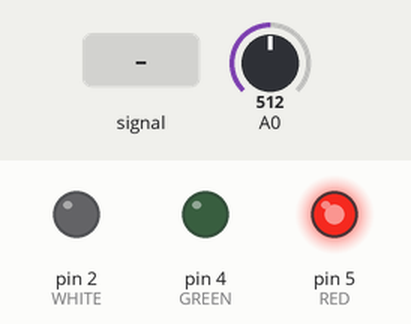
This sketch was run on a simulated Arduino Uno, built with avr-gcc and run on an emulated ATmega328P. On the bench: output pins drawn as LEDs (lit = HIGH). The inputs (shaded band) are chosen by the test bench; at power-on: A0 = 512.

Above: at 1.2 s.
1.3 s: A0 fed a 200 Hz sine of ±460 counts around its level
At 2.3 s:
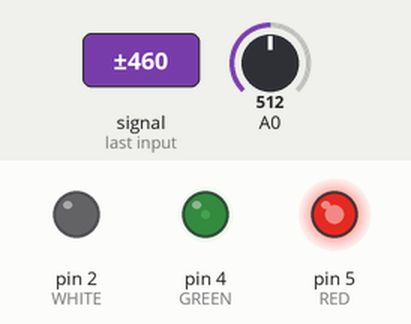
2.8 s: A0 set to 0
At 3.9 s:
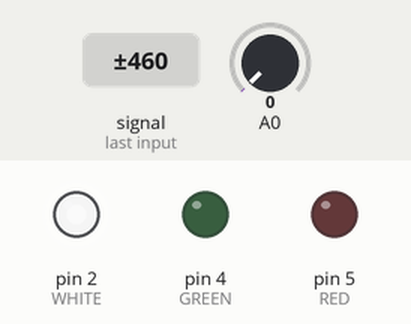
4.3 s: A0 set to 26
5.8 s: A0 set to 33
At 6.2 s:
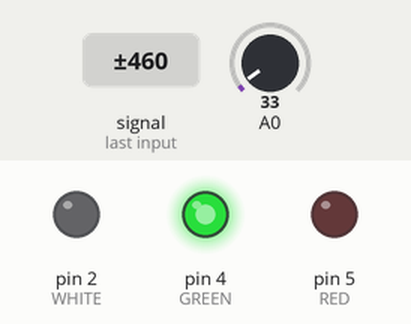
7.3 s: A0 set to 95
8.8 s: A0 set to 105
At 9.7 s:
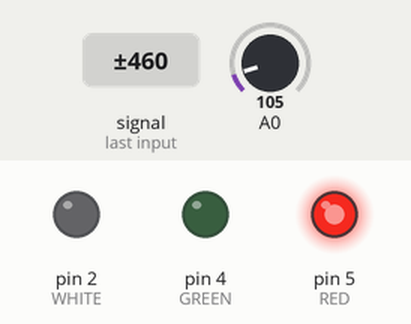
Timing chart, 0 to 11.3 s (numbered marks = the images above; inputs shaded):
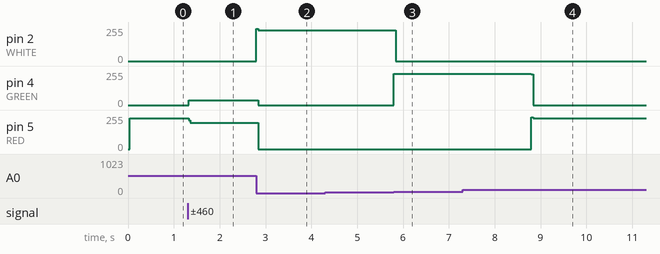

The sketch:

Sound_Sensor.ino
```cpp
int RED = 5;
int WHITE = 2;
int GREEN = 4;

struct Settings
{
  //int UpT, LowT; //upper threshold and lowerthreshold

  int thresholds[2][2] = {{30, 100}, {45, 150}};
  //[0][] standard settings, [1][] higher settings
  //[][0] lower threshold, [][1] upper threshold
  int  UpT = thresholds[0][1];
  int LowT = thresholds[0][0];
};

Settings Bds; //bounds

void setup() {
  // put your setup code here, to run once:
  //Serial.begin(9600);
  pinMode(RED, OUTPUT);
  pinMode(WHITE, OUTPUT);
  pinMode(GREEN, OUTPUT);
}

void loop() {
  // put your main code here, to run repeatedly:
  int loudness = analogRead(A0);
  //Serial.println(loudness);


  digitalWrite(GREEN, LOW);
  digitalWrite(RED, LOW);
  digitalWrite(WHITE, LOW);

  if(loudness < Bds.LowT) // Too quiet
  {
    digitalWrite(GREEN, LOW);
    digitalWrite(RED, LOW);
    digitalWrite(WHITE, HIGH);
  }
  else if(loudness > Bds.UpT) // Too loud
  {
    digitalWrite(GREEN, LOW);
    digitalWrite(RED, HIGH);
    digitalWrite(WHITE, LOW);
  }
  else // Just right
  {
    digitalWrite(GREEN, HIGH);
    digitalWrite(RED, LOW);
    digitalWrite(WHITE, LOW);
  }
}
```

Measured:
- the behaviour switches between 29 and 30 on A0 (found by bisection; images 2 and 3)
- the behaviour switches between 100 and 101 on A0 (found by bisection; images 3 and 4)
- after the input at 1.3 s, pin 4 (GREEN): 0/255 → 35/255 at once; pin 5 (RED): 232/255 → 197/255 at once
- after the input at 2.8 s, pin 2 (WHITE): 0/255 → 232/255 at once; pin 4 (GREEN): 35/255 → 0/255 at once; pin 5 (RED): 197/255 → 0/255 at once
- after the input at 4.3 s, every drawn part: stays the same
- after the input at 5.8 s, pin 2 (WHITE): 232/255 → 0/255 at once; pin 4 (GREEN): 0/255 → 235/255 at once
- after the input at 7.3 s, every drawn part: stays the same
- after the input at 8.8 s, pin 4 (GREEN): 235/255 → 0/255 at once; pin 5 (RED): 0/255 → 232/255 at once
